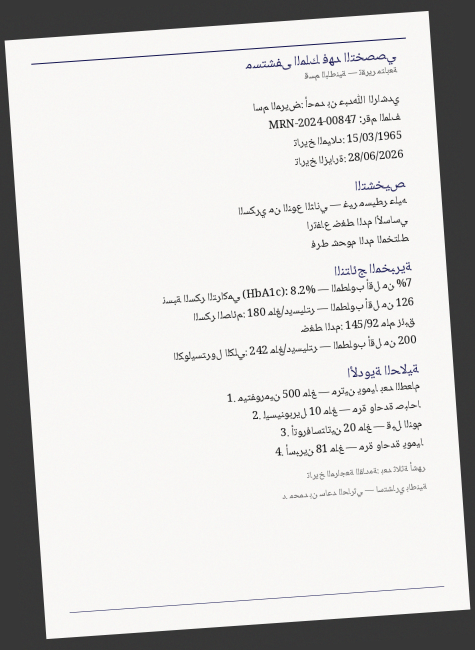
#> input picture verification/arabic_ocr_test_A_tilted.png, 950 x 1300 px (shown at 1/2 size); its folder holds only this picture in this run
$ python -i scanner_fixer.py   (imports and definitions only)
#> lines starting #> are read from the running program, lines starting #| are printed output that depends on the picture; after the words box and inside, x2 and y2 are one past the last pixel; in counts of white or black regions, pixels touching at a corner belong together
"""
مُصلح الصور الممسوحة
إزالة الميلان + قص الحواف تلقائياً + تعديل يدوي + معالجة دفعية
Dr. Abdulmalek Al-Husseini
"""

import tkinter as tk
from tkinter import filedialog, messagebox, ttk
from PIL import Image, ImageTk
import cv2
import numpy as np
import os
import threading
import queue
from pathlib import Path


# ─────────────────────────────────────────
#  خوارزميات المعالجة  (v3 — محسّن)
# ─────────────────────────────────────────

# ثوابت جودة المعالجة المسبقة
_CANNY_LOW_RATIO  = 0.4   # نسبة العتبة الدنيا من العلوية
_MIN_TEXT_PIXELS  = 50    # أقل عدد بكسلات نصية لتفعيل minAreaRect
_MERGE_AGREE_TH  = 5.0   # عتبة الاتفاق بين الطريقتين (درجات)


def _normalize_rect_angle(angle: float, w: float, h: float) -> float:
    """تحويل زاوية minAreaRect (-90,0] إلى زاوية تصحيح صحيحة في (-45,45].

    OpenCV يُرجع الزاوية دائماً في النطاق [-90, 0) حيث:
      - المحور الأطول يكون أفقي دائماً
      - الزاوية السالبة = دوران عكس عقارب الساعة

    الإصلاح:
      1. إذا العرض < الطول (المستطيل عمودي) أضف 90°
      2. حول للنطاق (-90,90) ثم أضف/اطرح 180 لإبقائها في (-45,45]
    """
    if w < h:
        angle += 90.0
    # ضمان النطاق (-90, 90]
    angle = ((angle + 90) % 180) - 90
    return angle


def _detect_minarect(gray: np.ndarray) -> tuple:
    """طريقة 1: minAreaRect — ممتازة للنصوص الكثيفة.

    تُرجع (زاوية، ثقة 0-1). الثقة تعتمد على كثافة البكسلات النصية.
    """
    _, binary = cv2.threshold(gray, 0, 255,
                              cv2.THRESH_BINARY_INV + cv2.THRESH_OTSU)
    coords = np.column_stack(np.where(binary > 0))
    if len(coords) < _MIN_TEXT_PIXELS:
        return 0.0, 0.0

    rect = cv2.minAreaRect(coords)
    (_, _), (w, h), angle = rect
    corrected = _normalize_rect_angle(angle, w, h)

    # الثقة: نسبة البكسلات النصية من إجمالي الصورة
    text_ratio = len(coords) / gray.size
    confidence = min(1.0, text_ratio * 15)  # نسبة عالية = ثقة عالية
    return corrected, confidence


def _detect_hough(gray: np.ndarray) -> tuple:
    """طريقة 2: HoughLines — ممتازة للصفحات ذات الحواف الواضحة.

    تُرجع (زاوية، ثقة 0-1). الخطوط الأطول تُweighted أعلى.
    العتبات ديناميكية بناءً على تباين الصورة.
    """
    blurred = cv2.GaussianBlur(gray, (5, 5), 0)

    # عتبات Canny ديناميكية بناءً على تباين الصورة
    sigma = np.std(gray)
    high = max(80, int(min(200, sigma * 0.5)))
    low = max(30, int(high * _CANNY_LOW_RATIO))
    edges = cv2.Canny(blurred, low, high, apertureSize=3)

    lines = cv2.HoughLines(edges, 1, np.pi / 180, threshold=80)
    if lines is None:
        return 0.0, 0.0

    # جمع الزوايا مع أوزان (عدد البكسلات في كل خط = الطول التقريبي)
    weighted_angles = []
    for line in lines[:80]:
        rho, theta = line[0]
        a = np.degrees(theta) - 90
        if abs(a) < 45:
            # الوزن = 1 (كل خط متساوٍ في Hough standard، لكن نستخدم
            # قيمة rho المطلقة كوزن إضافي للخطوط الأقرب للأفقي)
            weight = 1.0 / (1.0 + abs(rho) * 0.001)
            weighted_angles.append((a, weight))

    if not weighted_angles:
        return 0.0, 0.0

    # weighted median عبر التراكمي
    angles_arr = np.array([a for a, _ in weighted_angles])
    weights_arr = np.array([w for _, w in weighted_angles])
    weights_arr /= weights_arr.sum()
    sorted_idx = np.argsort(angles_arr)
    cumsum = np.cumsum(weights_arr[sorted_idx])
    median_idx = sorted_idx[np.searchsorted(cumsum, 0.5)]
    angle_hough = float(angles_arr[median_idx])

    # الثقة: تعتمد على عدد الخطوط واتفاقها
    n_lines = len(weighted_angles)
    if n_lines >= 10:
        std = float(np.std(angles_arr))
        confidence = min(1.0, max(0.0, 1.0 - std / 5.0))
    else:
        confidence = min(0.6, n_lines / 10.0)
    return angle_hough, confidence


def detect_skew_angle(image: np.ndarray) -> tuple:
    """يكتشف زاوية الميلان بطريقتين ويختار الأدق.

    تُرجع (زاوية_التصحيح، ثقة_0_إلى_1، الطريقة_المختارة).
    """
    gray = cv2.cvtColor(image, cv2.COLOR_BGR2GRAY)

    angle_rect, conf_rect = _detect_minarect(gray)
    angle_hough, conf_hough = _detect_hough(gray)

    # لا يوجد كشف صالح من أي طريقة
    if conf_rect < 0.01 and conf_hough < 0.01:
        return 0.0, 0.0, "none"

    # إذا إحدى الطريقتين لم تكتشف شيئاً (ثقة ≈ 0)، نأخذ الأخرى
    if conf_rect < 0.01:
        return angle_hough, conf_hough, "hough"
    if conf_hough < 0.01:
        return angle_rect, conf_rect, "minarect"

    # الطريقتان أعطتا نتائج — هل تتفقان؟
    diff = abs(angle_rect - angle_hough)
    if diff < _MERGE_AGREE_TH:
        # متفقان: المتوسط المرجح بالثقة
        total_conf = conf_rect + conf_hough
        w_rect = conf_rect / total_conf
        w_hough = conf_hough / total_conf
        merged = angle_rect * w_rect + angle_hough * w_hough
        return merged, max(conf_rect, conf_hough), "merged"

    # متعارضتان: نأخذ الأعلى ثقة
    if conf_rect >= conf_hough:
        return angle_rect, conf_rect, "minarect"
    return angle_hough, conf_hough, "hough"


def deskew(image: np.ndarray, angle: float) -> np.ndarray:
    """يدور الصورة بالزاوية المعطاة مع خلفية بيضاء."""
    if abs(angle) < 0.05:
        return image
    (h, w) = image.shape[:2]
    M = cv2.getRotationMatrix2D((w / 2, h / 2), angle, 1.0)
    return cv2.warpAffine(image, M, (w, h),
                          flags=cv2.INTER_CUBIC,
                          borderMode=cv2.BORDER_CONSTANT,
                          borderValue=(255, 255, 255))


def auto_crop(image: np.ndarray, margin: int = 12) -> np.ndarray:
    """يقص الحواف الفارغة ذكياً. يعمل مع أي خلفية فاتحة."""
    gray = cv2.cvtColor(image, cv2.COLOR_BGR2GRAY)
    bg_val = np.percentile(gray, 95)
    threshold = max(220, bg_val - 15)
    mask = gray < threshold
    if not np.any(mask):
        return image
    rows = np.any(mask, axis=1)
    cols = np.any(mask, axis=0)
    y0, y1 = np.where(rows)[0][[0, -1]]
    x0, x1 = np.where(cols)[0][[0, -1]]
    y0 = max(0, y0 - margin)
    y1 = min(image.shape[0] - 1, y1 + margin)
    x0 = max(0, x0 - margin)
    x1 = min(image.shape[1] - 1, x1 + margin)
    return image[y0:y1 + 1, x0:x1 + 1]


def process_single(image: np.ndarray, extra_angle: float = 0.0,
                   do_crop: bool = True,
                   cached_auto: float = None,
                   ignore_auto: bool = False) -> tuple:
    """المعالجة الكاملة لصورة واحدة.

    المعاملات:
        extra_angle: تصحيح يدوي إضافي
        do_crop: هل نقص الحواف؟
        cached_auto: زاوية تلقائية مخزنة (لتجنب إعادة الحساب في السلايدر)
        ignore_auto: تجاهل الكشف التلقائي واستخدم اليدوي فقط

    تُرجع (الصورة_النتيجة، الزاوية_التلقائية، الزاوية_الإجمالية، الثقة، طريقة_الكشف)
    """
    if ignore_auto:
        auto_angle = 0.0
        confidence = 0.0
        method = "manual-only"
    elif cached_auto is not None:
        auto_angle = cached_auto
        confidence = 1.0
        method = "cached"
    else:
        auto_angle, confidence, method = detect_skew_angle(image)

    total_angle = auto_angle + extra_angle
    rotated = deskew(image, total_angle)
    result = auto_crop(rotated) if do_crop else rotated
    return result, auto_angle, total_angle, confidence, method


# ─────────────────────────────────────────
#  الألوان
# ─────────────────────────────────────────

DARK_BG    = "#1e1e2e"
PANEL_BG   = "#2a2a3e"
ACCENT     = "#7c6af7"
ACCENT2    = "#56b6c2"
TEXT_LIGHT = "#cdd6f4"
TEXT_DIM   = "#6e6a8a"
DANGER     = "#f38ba8"
BORDER     = "#3d3d5c"
SLIDER_BG  = "#313148"


# ─────────────────────────────────────────
#  التطبيق
# ─────────────────────────────────────────

class ScannerFixerApp:
    # [324 lines left out: functions __init__, _bind_shortcuts, _build_ui, _build_toolbar, _build_middle, _image_panel and 7 more, not called in this run]

    def _on_option_change(self):
        if self.cv_original is not None:
            self._apply_manual()

    # [176 lines left out: functions _apply_manual, _open_image, _open_folder, _run_process, _process_single_ui, _start_batch and 1 more, not called in this run]

    def _stop_batch(self):
        self.cancel_batch = True
        self._set_status("جاري الإيقاف…")

    # [15 lines left out: function _save_image, not called in this run]

    # ══════════════════════════════════════
    #  مساعدات
    # ══════════════════════════════════════

    def _set_status(self, msg):
        self.status_var.set(msg)

    # [41 lines left out: functions _log_row, _poll_queue, not called in this run]


# ─────────────────────────────────────────
# [4 lines not run here, left out]

>>> import cv2
>>> picture = cv2.imread('verification/arabic_ocr_test_A_tilted.png')
#> picture is the input picture: shape (1300, 950, 3); mean B, G, R 208.1, 209.4, 210.2
>>> result = process_single(picture)
#> in _detect_minarect, `_, binary = cv2.threshold(gray, 0, 255, cv2.THRESH_BINARY_INV + cv2.TH..`:
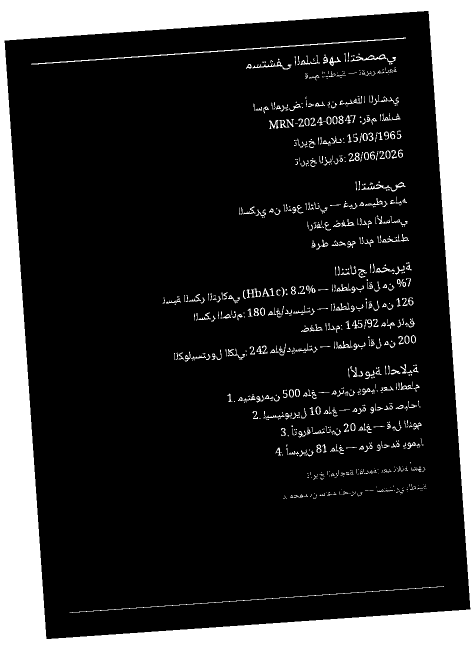
#> binary: shape (1300, 950) (shown at 1/2 size); 19.4% white; 800 white regions (448 under 20 px), largest, box (x1, y1, x2, y2) and area: (0, 0, 950, 1300) 215058, (63, 75, 812, 130) 1619, (139, 1172, 888, 1226) 863
#> in _detect_minarect, `coords = np.column_stack(np.where(binary > 0))`: coords = 239926 pairs, first value 0 to 1299, second value 0 to 949
#> in _detect_minarect, `rect = cv2.minAreaRect(coords)`: rect = ((649.5, 474.5), (949, 1299), -90)
#> in _detect_minarect, `(_, _), (w, h), angle = rect`: w = 949; h = 1299; angle = -90
#> in _normalize_rect_angle, `angle += 90.0`: angle = 0
#> in _detect_minarect, `text_ratio = len(coords) / gray.size`: text_ratio = 0.194
#> in _detect_minarect, `confidence = min(1.0, text_ratio * 15)`: confidence = 1
#> in detect_skew_angle, `angle_rect, conf_rect = _detect_minarect(gray)`: angle_rect = 0; conf_rect = 1
#> in _detect_hough, `sigma = np.std(gray)`: sigma = 74.99
#> in _detect_hough, `high = max(80, int(min(200, sigma * 0.5)))`: high = 80
#> in _detect_hough, `low = max(30, int(high * _CANNY_LOW_RATIO))`: low = 32
#> in _detect_hough, `edges = cv2.Canny(blurred, low, high, apertureSize=3)`:
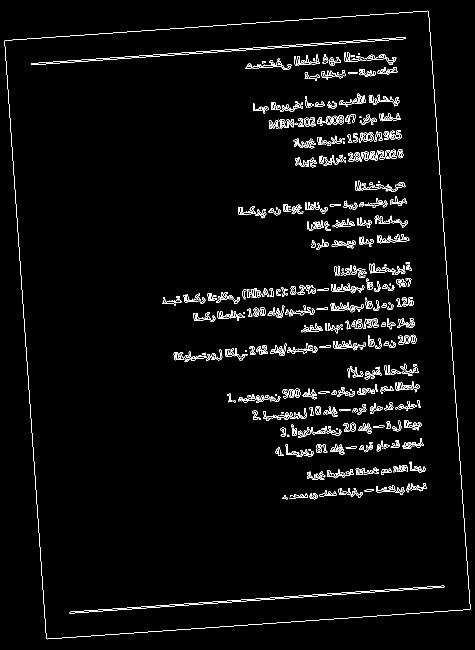
#> edges: shape (1300, 950) (shown at 1/2 size); 2.8% white in thin lines or dots
#> in _detect_hough, `lines = cv2.HoughLines(edges, 1, np.pi / 180, threshold=80)`: lines = 2082 rows, first 8: [-3, 3.07], [-853, 3.07], [81, 1.5], [1281, 1.5], [1233, 1.5], [1230, 1.5], [131, 1.5], [134, 1.5]
#> the loop in _detect_hough, `for line in lines[:80]:` made 80 passes
#> (rho, theta, a, weight) on passes 3 to 14: (81, 1.5, -4, 0.925), (1281, 1.5, -4, 0.438), (1233, 1.5, -4, 0.448), (1230, 1.5, -4, 0.448), (131, 1.5, -4, 0.884), (134, 1.5, -4, 0.882), (742, 1.5, -4, 0.574), (628, 1.5, -4, 0.614), (666, 1.5, -4, 0.6), (739, 1.5, -4, 0.575), (833, 1.5, -4, 0.546), (663, 1.5, -4, 0.601)
#> (rho, theta, a) on passes 1, 2, 28, 29, 31, 32: (-3, 3.07, 86), (-853, 3.07, 86), (-787, 3.11, 88), (794, 0.0873, -85), (-777, 3.07, 86), (-712, 3.11, 88)
#> after the loop in _detect_hough, `for line in lines[:80]:`: weighted_angles = 45 pairs, first value -6 to -2, second value 0.438 to 0.925
#> in _detect_hough, `angles_arr = np.array([a for a, _ in weighted_angles])`: angles_arr = 45 values, max -2 at index 35, min -6 at index 25, mean -4.02
#> in _detect_hough, `weights_arr = np.array([w for _, w in weighted_angles])`: weights_arr = 45 values, max 0.925 at index 0, min 0.438 at index 1, mean 0.614
#> in _detect_hough, `weights_arr /= weights_arr.sum()`: weights_arr = 45 values, max 0.0335 at index 0, min 0.0159 at index 1, mean 0.0222
#> in _detect_hough, `sorted_idx = np.argsort(angles_arr)`: sorted_idx = 45 values, max 44 at index 44, min 0 at index 15, mean 22
#> in _detect_hough, `cumsum = np.cumsum(weights_arr[sorted_idx])`: cumsum = 45 values from 0.0206 to 1
#> in _detect_hough, `median_idx = sorted_idx[np.searchsorted(cumsum, 0.5)]`: median_idx = 17
#> in _detect_hough, `angle_hough = float(angles_arr[median_idx])`: angle_hough = -4
#> in _detect_hough, `n_lines = len(weighted_angles)`: n_lines = 45
#> in _detect_hough, `std = float(np.std(angles_arr))`: std = 0.856
#> in _detect_hough, `confidence = min(1.0, max(0.0, 1.0 - std / 5.0))`: confidence = 0.829
#> in detect_skew_angle, `angle_hough, conf_hough = _detect_hough(gray)`: angle_hough = -4; conf_hough = 0.829
#> in detect_skew_angle, `diff = abs(angle_rect - angle_hough)`: diff = 4
#> in detect_skew_angle, `total_conf = conf_rect + conf_hough`: total_conf = 1.83
#> in detect_skew_angle, `w_rect = conf_rect / total_conf`: w_rect = 0.547
#> in detect_skew_angle, `w_hough = conf_hough / total_conf`: w_hough = 0.453
#> in detect_skew_angle, `merged = angle_rect * w_rect + angle_hough * w_hough`: merged = -1.81
#> in process_single, `auto_angle, confidence, method = detect_skew_angle(image)`: confidence = 1; method = 'merged'
#> in process_single, `total_angle = auto_angle + extra_angle`: total_angle = -1.81
#> in deskew, `M = cv2.getRotationMatrix2D((w / 2, h / 2), angle, 1.0)`: M = [[0.999, -0.0316, 20.8], [0.0316, 0.999, -14.7]]
#> in deskew, `return cv2.warpAffine(image, M, (w, h), flags=cv2.INTER_CUBIC, borderM..`:
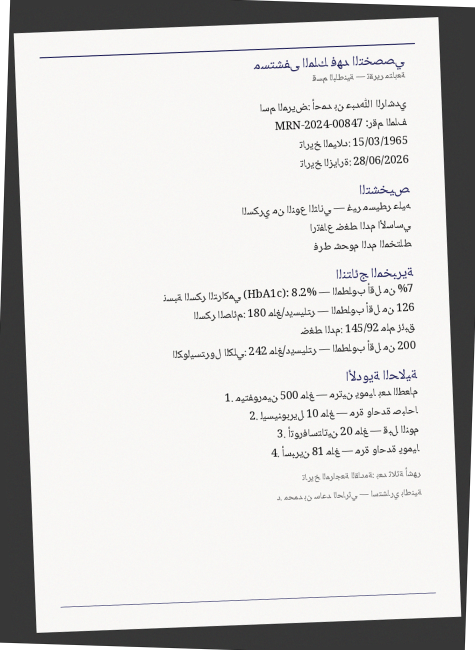
#> returned value: shape (1300, 950, 3) (shown at 1/2 size); mean of channels 0, 1, 2 211.2, 212.6, 213.4; drawn as B, G, R
#> in auto_crop, `bg_val = np.percentile(gray, 95)`: bg_val = 249
#> in auto_crop, `threshold = max(220, bg_val - 15)`: threshold = 234
#> in auto_crop, `mask = gray < threshold`:
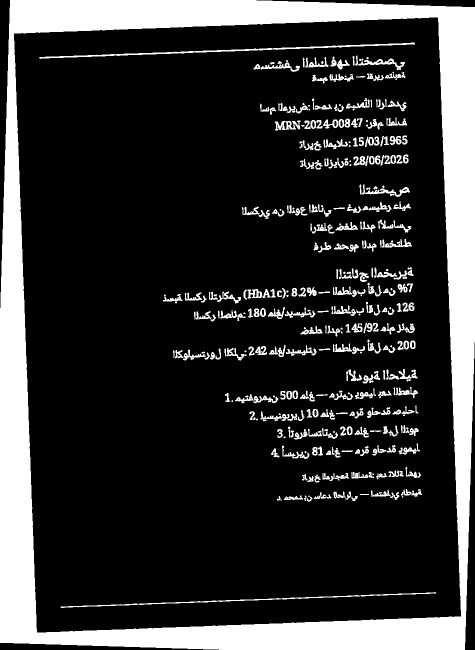
#> mask: shape (1300, 950) bool (shown at 1/2 size); 19.9% white; 376 white regions (56 under 20 px), largest, box (x1, y1, x2, y2) and area: (0, 0, 950, 1300) 198504, (78, 85, 830, 118) 2493, (121, 1184, 872, 1216) 1783
#> in auto_crop, `y0, y1 = np.where(rows)[0][[0, -1]]`: y0 = 0; y1 = 1299
#> in auto_crop, `x0, x1 = np.where(cols)[0][[0, -1]]`: x0 = 0; x1 = 949
#> result = 5 items
